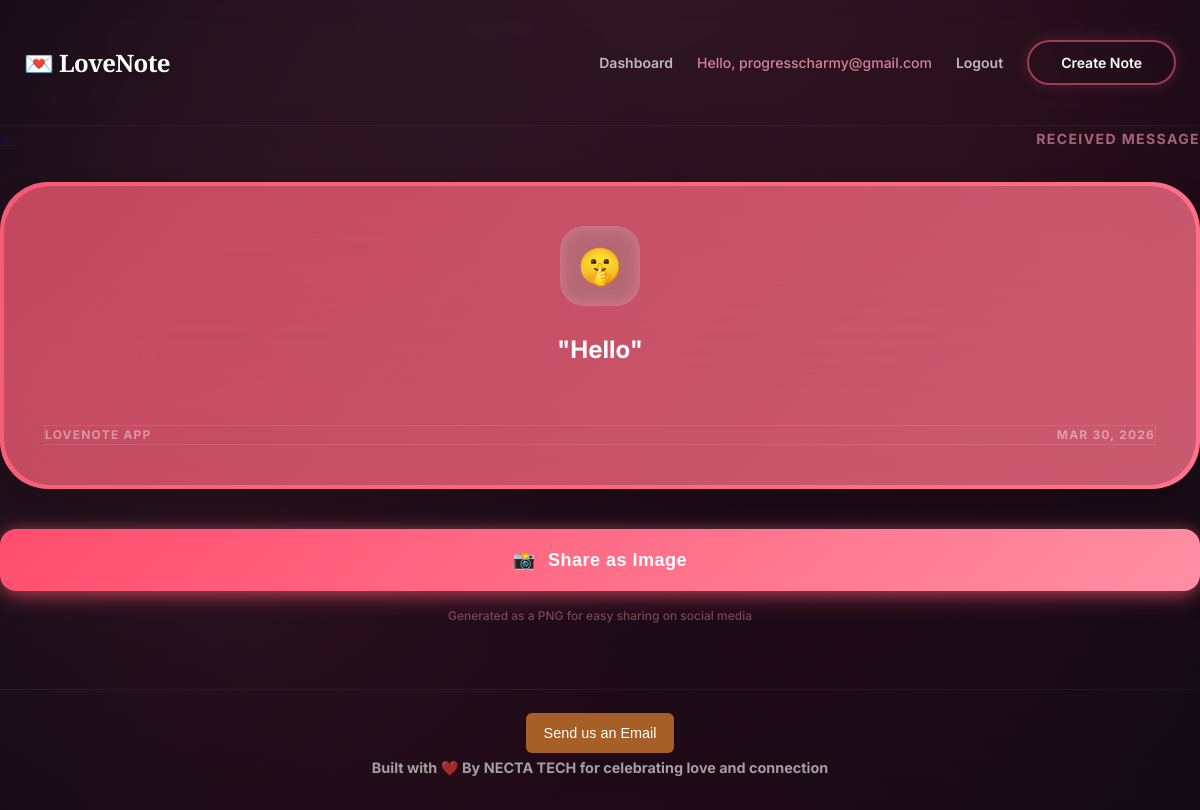
Page /message/2/ (signed in) on the committed database.
### valapp/models.py (models this page shows, shortened)
class CustomUser(AbstractBaseUser, PermissionsMixin):
    email = models.EmailField(unique=True)
    first_name = models.CharField(max_length=150, blank=True)
    last_name = models.CharField(max_length=150, blank=True)
    is_active = models.BooleanField(default=True)
    is_staff = models.BooleanField(default=False)
    date_joined = models.DateTimeField(default=timezone.now)
    reset_code = models.CharField(max_length=6, blank=True, null=True)
    reset_code_expiry = models.DateTimeField(blank=True, null=True)
    USERNAME_FIELD = 'email'
    REQUIRED_FIELDS = []
    objects = UserManager()
    def get_short_name(self):
        return self.first_name or self.email

class AnonymousMessage(models.Model):
    link = models.ForeignKey(UserLink, on_delete=models.CASCADE, related_name='received_messages')
    content = models.TextField()
    created_at = models.DateTimeField(auto_now_add=True)
    is_read = models.BooleanField(default=False)

class UserLink(models.Model):
    user = models.ForeignKey(CustomUser, on_delete=models.CASCADE, related_name='links')
    link_type = models.ForeignKey(LinkType, on_delete=models.CASCADE)
    short_code = models.CharField(max_length=20, null=True, blank=True)
    created_at = models.DateTimeField(auto_now_add=True)

class LinkType(models.Model):
    name = models.CharField(max_length=100) # e.g., "Ask me anything"
    prompt = models.CharField(max_length=255) # e.g., "Send me a secret message!"
    icon = models.CharField(max_length=50, default='💌')
    color_gradient = models.CharField(max_length=255, default='linear-gradient(135deg, #f45a75, #ff738d)')

### valapp/views.py (the view)
# urls.py: path('message/<int:message_id>/', views.message_detail, name='message_detail'),
@login_required
def message_detail(request, message_id):
    message = get_object_or_404(AnonymousMessage, id=message_id, link__user=request.user)
    message.is_read = True
    message.save()
    return render(request, 'message_detail.html', {'message': message})

### valapp/templates/message_detail.html (shortened to what this page needs)
{% extends 'generic.html' %}
{% load static %}
{% block extra_head %}
<link rel="stylesheet" href="{% static 'valapp/css/messages.css' %}">
{% endblock %}
{% block content %}
<div class="auth-container">
    <div class="mb-8 flex items-center justify-between">
        <a href="{% url 'received_messages' message.link.id %}" class="btn-back">
        </a>
        <span class="text-roseSoft/60 text-sm font-bold uppercase tracking-widest">Received Message</span>
    </div>
    <div id="capture-container" class="capture-card" style="background: {{ message.link.link_type.color_gradient }}">
        <div class="capture-inner">
            <div class="anonymous-icon-wrapper">
                {{ message.link.link_type.icon }}
            </div>
            <p class="text-white text-2xl font-bold leading-relaxed mb-10 max-w-sm mx-auto">
                "{{ message.content }}"
            </p>
            <div class="mt-4 pt-6 border-t border-white/10 w-full flex justify-between items-center text-white/40 text-xs font-bold uppercase tracking-widest">
                <span>LoveNote App</span>
                <span>{{ message.created_at|date:"M d, Y" }}</span>
            </div>
        </div>
    </div>
    <div class="mt-10 space-y-4">
        <button id="download-btn" class="w-full btn-romantic py-5 rounded-2xl font-bold text-lg flex items-center justify-center gap-3">
            <span>📸</span> Share as Image
        </button>
        <p class="text-center text-roseSoft/40 text-xs font-medium">
            Generated as a PNG for easy sharing on social media
        </p>
    </div>
</div>
{% endblock %}

### valapp/templates/generic.html (shortened to what this page needs)
{% load static %}
<!DOCTYPE html>
<html lang="en">
<head>
    <link rel="stylesheet" href="{% static 'valapp/css/style.css' %}">
    {% block extra_head %}{% endblock %}
</head>
<body>
    <header class="main-header">
      <a href="{% url 'index' %}" class="header-logo">
        <span class="text-rosePrimary">💌</span> LoveNote
      </a>
      <div class="header-nav desktop-only">
        {% if user.is_authenticated %}
          <a href="{% url 'dashboard' %}" class="nav-link">Dashboard</a>
          <span class="nav-greeting">Hello, {{ user.get_short_name }}</span>
          <a href="{% url 'logout' %}" class="nav-link">Logout</a>
        {% else %}
          <a href="{% url 'login' %}" class="nav-link">Login</a>
          <a href="{% url 'register' %}" class="nav-link">Register</a>
        {% endif %}
        <a href="{% url 'create_message' %}" class="btn-outline-romantic">
           Create Note
        </a>
      </div>
    </header>
    <main class="main-content">
        {% block content %}{% endblock %}
    </main>
    <footer class="footer-minimal">
        <span style="border-top:8px;"><a href="mailto:progresscharmy@gmail.com" class="email-btn">Send us an Email</a></span>
       <h4 style="border-top:8px; padding-top: 12px;"> Built with ❤️ By  NECTA TECH for celebrating love and connection </h4>
    </footer>
</body>
</html>

### valapp/static/valapp/css/style.css (style rules this page uses)
:root { --rose-dark: #100a14; --rose-primary: #f45a75; --rose-soft: #ff9db5; --rose-deep: #861530; --rose-burgundy: #770d28; --white: #ffffff; --black: #000000; --font-heading: 'Playfair Display', serif; --font-body: 'Inter', 'Quicksand', sans-serif; }
* { box-sizing: border-box; margin: 0; padding: 0; }
body { font-family: var(--font-body); background-color: var(--rose-dark); background-image: radial-gradient(circle at 15% 50%, rgba(244, 90, 117, 0.12), transparent 50%), radial-gradient(circle at 85% 30%, rgba(134, 21, 48, 0.18), transparent 50%), radial-gradient(circle at 50% -20%, rgba(255, 115, 141, 0.15), transparent 60%), radial-gradient(circle at 50% 120%, rgba(119, 13, 40, 0.2), transparent 60%); background-attachment: fixed; background-size: cover; color: var(--white); min-height: 100vh; overflow-x: hidden; position: relative; line-height: 1.5; display: flex; flex-direction: column; -webkit-font-smoothing: antialiased; -moz-osx-font-smoothing: grayscale; }
.mx-auto { margin-left: auto; margin-right: auto; }
.py-5 { padding-top: 1.25rem; padding-bottom: 1.25rem; }
.mt-4 { margin-top: 1rem; }
.mt-10 { margin-top: 2.5rem; }
.mb-8 { margin-bottom: 2rem; }
.mb-10 { margin-bottom: 2.5rem; }
.flex { display: flex; }
.items-center { align-items: center; }
.justify-center { justify-content: center; }
.justify-between { justify-content: space-between; }
.gap-3 { gap: 0.75rem; }
.w-full { width: 100%; }
.font-bold { font-weight: 700; }
.font-medium { font-weight: 500; }
.text-xs { font-size: 0.75rem; }
.text-sm { font-size: 0.875rem; }
.text-lg { font-size: 1.125rem; }
.text-2xl { font-size: 1.5rem; }
.text-center { text-align: center; }
.tracking-widest { letter-spacing: 0.1em; }
.leading-relaxed { line-height: 1.625; }
.uppercase { text-transform: uppercase; }
.text-white { color: var(--white); }
.text-white\/40 { color: rgba(255, 255, 255, 0.4); }
.text-rosePrimary { color: var(--rose-primary); }
.text-roseSoft\/40 { color: rgba(255, 157, 181, 0.4); }
.text-roseSoft\/60 { color: rgba(255, 157, 181, 0.6); }
.border-t { border-top: 1px solid rgba(255, 255, 255, 0.1); }
.border-white\/10 { border: 1px solid rgba(255, 255, 255, 0.1); }
.rounded-2xl { border-radius: 1rem; }
.btn-romantic { background: linear-gradient(135deg, #ff4d6d, #ff8fa3); box-shadow: 0 8px 25px -5px rgba(255, 77, 109, 0.6), 0 0 15px rgba(255, 143, 163, 0.3); transition: all 0.4s cubic-bezier(0.34, 1.56, 0.64, 1); display: inline-flex; align-items: center; justify-content: center; cursor: pointer; border: none; text-decoration: none; font-weight: 600; letter-spacing: 0.5px; position: relative; overflow: hidden; color: white; }
.main-header { padding: 2.5rem 1.5rem; max-width: 80rem; margin-left: auto; margin-right: auto; width: 100%; display: flex; justify-content: space-between; align-items: center; z-index: 10; border-bottom: 1px solid rgba(244, 90, 117, 0.1); backdrop-filter: blur(10px); }
.header-logo { font-size: 1.5rem; font-family: var(--font-heading); font-weight: 700; letter-spacing: -0.025em; color: var(--white); text-decoration: none; filter: drop-shadow(0 4px 3px rgba(0, 0, 0, 0.07)) drop-shadow(0 2px 2px rgba(0, 0, 0, 0.06)); }
.header-nav { display: flex; align-items: center; gap: 1.5rem; }
.nav-link { color: rgba(255, 255, 255, 0.7); text-decoration: none; font-size: 0.875rem; font-weight: 600; transition: color 0.3s ease; }
.nav-greeting { color: rgba(255, 157, 181, 0.8); font-size: 0.875rem; font-weight: 500; }
.btn-outline-romantic { color: var(--white); padding: 0.625rem 2rem; border-radius: 9999px; font-size: 0.875rem; font-weight: 600; border: 2px solid rgba(244, 90, 117, 0.6); text-decoration: none; transition: all 0.3s ease; box-shadow: 0 0 15px rgba(244, 90, 117, 0.2); }
.main-content { flex-grow: 1; z-index: 10; }
.footer-minimal { text-align: center; padding: 2rem 1rem; color: rgba(255, 255, 255, 0.6); font-size: 0.9rem; border-top: 1px solid rgba(244, 90, 117, 0.1); margin-top: 4rem; }
header { border-bottom: 1px solid rgba(244, 90, 117, 0.1); backdrop-filter: blur(10px); }
.space-y-4 > * + * { margin-top: 1rem; }

### valapp/templates/generic.html (style rules this page uses)
.desktop-only { display: flex !important; }
.email-btn { border-top: 24px; background-color: #a75f28; color: white; padding: 12px 18px; text-decoration: none; border-radius: 6px; font-family: Arial, sans-serif; transition: 0.3s ease; }

### rows in the picture
CustomUser: get_short_name "progresscharmy@gmail.com"
AnonymousMessage: link.link_type.icon "🤫", content "Hello", created_at "MAR 30, 2026"
